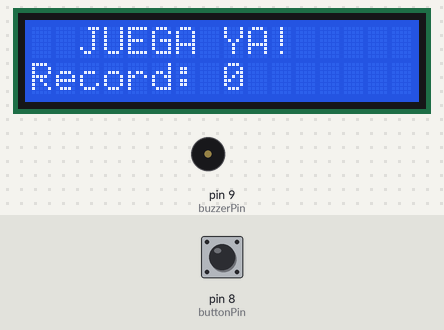
Recording of a sketch running on a simulated Arduino Uno, built with avr-gcc and run on an emulated ATmega328P. Parts: 16×2 character LCD, buzzer (waves = sounding). Inputs (shaded band) come from the test bench; at power-on: pin 8 (buttonPin) HIGH. Random numbers use the default seed unless the sketch sets one; EEPROM starts erased.

Above: at 1.8 s.
1.9 s: pin 8 (buttonPin) pulled LOW for 0.15 s
At 3.3 s:
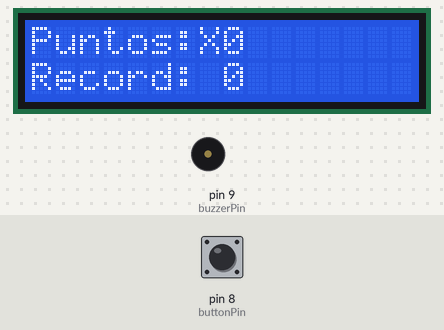
5.0 s: pin 8 (buttonPin) pulled LOW for 3.2 s
At 9.9 s:
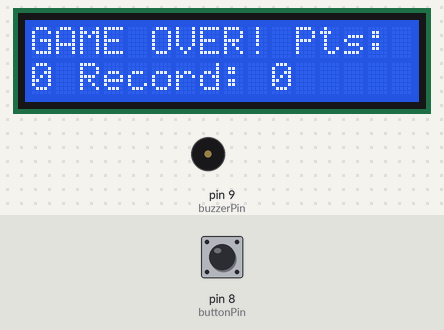
10.2 s: pin 8 (buttonPin) pulled LOW for 3.2 s
At 12.6 s:
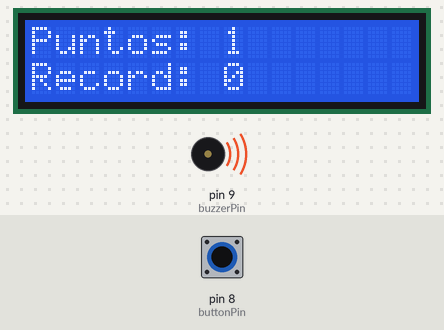
Timing chart, 0 to 15.1 s (numbered marks = the images above; inputs shaded):
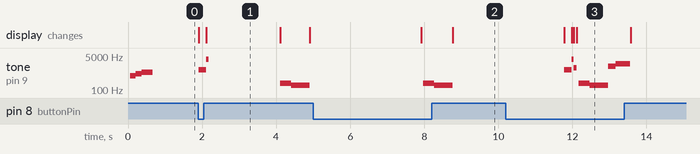

The sketch:

S12-X-mind.ino
```cpp
#include <LiquidCrystal.h>
#include <EEPROM.h>

// Configuración de pines LCD
const int rs = 7, en = 6, d4 = 5, d5 = 4, d6 = 3, d7 = 2;
LiquidCrystal lcd(rs, en, d4, d5, d6, d7);

// Pines y variables del juego
const int buttonPin = 8;
const int buzzerPin = 9;  // Buzzer conectado aquí
unsigned long previousMillis = 0;
long interval = 2000;
int targetPosition = 0;
int score = 0;
int highScore = 0;
bool gameActive = false;
bool targetVisible = false;

// Dirección EEPROM para guardar el récord
const int highScoreAddr = 0;

void setup() {
  lcd.begin(16, 2);
  pinMode(buttonPin, INPUT_PULLUP);
  pinMode(buzzerPin, OUTPUT);

  // Leer récord de la EEPROM
  highScore = EEPROM.read(highScoreAddr);

  // Si es 255 (valor inicial), resetear a 0
  if (highScore == 255) {
    highScore = 0;
    EEPROM.write(highScoreAddr, 0);
  }

  // Pantalla inicial con sonido de prueba
  lcd.print("  JUEGA YA!  ");
  lcd.setCursor(0, 1);
  lcd.print("Record: ");
  lcd.print(highScore);
  playStartupSound();  // Sonido de inicio
}

void loop() {
  if (!gameActive) {
    if (digitalRead(buttonPin) == LOW) {
      startGame();
    }
    return;
  }

  unsigned long currentMillis = millis();

  // Lógica de generación de objetivos
  if (currentMillis - previousMillis >= interval) {
    previousMillis = currentMillis;

    if (targetVisible) {
      hideTarget();
      playMissSound();  // Sonido al fallar
      gameOver();
    } else {
      generateTarget();
    }
  }

  // Detectar presión del botón
  if (digitalRead(buttonPin) == LOW) {
    delay(50);  // Debounce

    if (targetVisible) {
      score++;
      hitTarget();
    } else {
      playMissSound();  // Sonido al presionar sin objetivo
      gameOver();
    }
  }
}

void startGame() {
  gameActive = true;
  score = 0;
  interval = 2000;
  lcd.clear();
  updateDisplay();
  playStartSound();  // Sonido de inicio de juego
  generateTarget();
}

void generateTarget() {
  targetPosition = random(0, 16);
  targetVisible = true;
  lcd.setCursor(targetPosition, 0);
  lcd.print("X");
  previousMillis = millis();

  // Sonido de aparición de objetivo
  tone(buzzerPin, 3520, 80);
}

void hideTarget() {
  targetVisible = false;
  lcd.setCursor(targetPosition, 0);
  lcd.print(" ");
}

void hitTarget() {
  hideTarget();
  interval = max(300, interval - 50);  // Aumenta dificultad
  playHitSound();  // Sonido de acierto
  updateDisplay();
}

void updateDisplay() {
  lcd.setCursor(0, 0);
  lcd.print("Puntos: ");
  lcd.print(score);
  lcd.print("    ");
  lcd.setCursor(0, 1);
  lcd.print("Record: ");
  lcd.print(highScore);
  lcd.print("    ");
}

void gameOver() {
  gameActive = false;
  playGameOverSound();  // Sonido de fin de juego

  // Actualizar récord si es necesario
  if (score > highScore) {
    highScore = score;
    EEPROM.write(highScoreAddr, highScore);
    playNewRecordSound();  // Sonido de nuevo récord
  }

  lcd.clear();
  lcd.print("GAME OVER! Pts:");
  lcd.setCursor(0, 1);
  lcd.print(score);
  lcd.print(" Record: ");
  lcd.print(highScore);
  delay(3000);

  // Resetear pantalla
  lcd.clear();
  lcd.print("  JUEGA YA!  ");
  lcd.setCursor(0, 1);
  lcd.print("Record: ");
  lcd.print(highScore);
}

// Funciones de sonido mejoradas
void playStartupSound() {
  tone(buzzerPin, 523, 150); delay(150);  // Do
  tone(buzzerPin, 659, 150); delay(150);  // Mi
  tone(buzzerPin, 784, 300);              // Sol
  delay(300);
  noTone(buzzerPin);
}

void playStartSound() {
  tone(buzzerPin, 1047, 200);  // Do alto
  delay(200);
  noTone(buzzerPin);
}

void playHitSound() {
  tone(buzzerPin, 1318, 80);  // Mi alto
  delay(80);
  noTone(buzzerPin);
}

void playMissSound() {
  tone(buzzerPin, 220, 300);  // La bajo
  delay(300);
  noTone(buzzerPin);
}

void playGameOverSound() {
  tone(buzzerPin, 175, 500);  // Fa bajo
  delay(500);
  noTone(buzzerPin);
}

void playNewRecordSound() {
  tone(buzzerPin, 1568, 200); delay(200);  // Sol alto
  tone(buzzerPin, 2093, 400);              // Do súper alto
  delay(400);
  noTone(buzzerPin);
}
```

Measured:
- after the input at 1.9 s, tone on pin 9 (buzzerPin): plays 1047 Hz for 0.20 s, 3520 Hz for 0.08 s, 220 Hz for 0.30 s, 175 Hz for 0.50 s, starting at once; the display: first changes at once (image 1 shows a later state)
- after the input at 5.0 s, tone on pin 9 (buzzerPin): silent → 220 Hz after 3.0 s, → 175 Hz 0.30 s later, → silent 0.50 s later
- after the input at 10.2 s, tone on pin 9 (buzzerPin): plays 1047 Hz for 0.20 s, 3520 Hz for 0.05 s, 1318 Hz for 0.08 s, 220 Hz for 0.30 s, 175 Hz for 0.50 s, 1568 Hz for 0.20 s … (7 notes in this stretch), starting after 1.6 s
- what the display in image 1 shows lasts 2.0 s, from 2.1 s to 4.1 s
